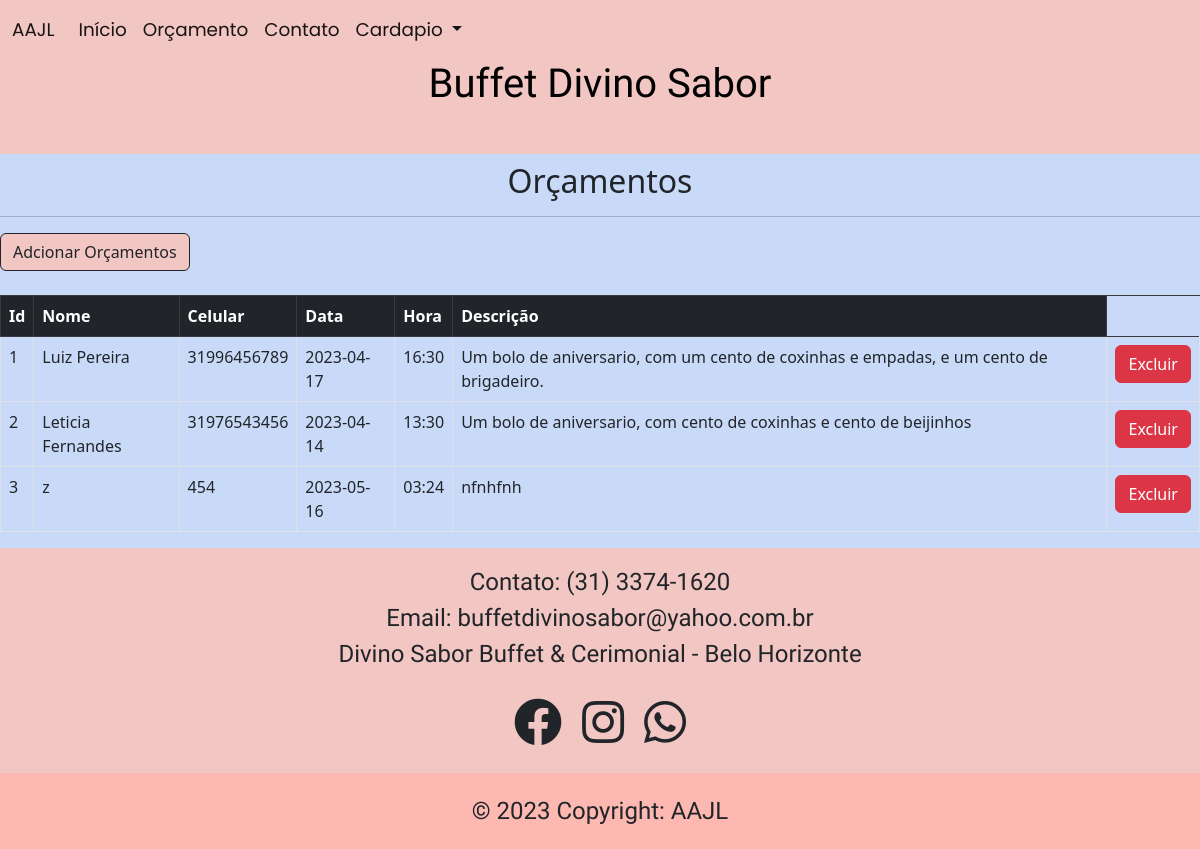
The page /orcamentos on the database its author committed.
### app.py (models this page shows, shortened)
class orcamentos(db.Model):
        id = db.Column(db.Integer, primary_key=True)
        nome = db.Column(db.String(50))
        celular = db.Column(db.String(12))
        data = db.Column(db.String(10))
        hora = db.Column(db.String(6))
        descricao = db.Column(db.String(150))

### app.py (the view)
@app.route('/orcamentos') # SELECT- LISTA A TABELA Orçamentos
def lista_orcamentos():
	return render_template("orcamentos.html", orcamentos=orcamentos.query.all())

### template/orcamentos.html
{% extends 'base.html' %}
{% block conteudo %}
<h2 style="text-align: center;">Orçamentos</h2>
<hr>
<a class="btn btn-outline-dark" href="{{url_for('cria_orcamento')}}"  style="background-color: #F2C6C2" role="button">Adcionar Orçamentos</a>
<br><br>
<table class="table table-bordered table-hover">
	<thead class="table-dark">
	    <tr>
	      <th scope="col">Id</th>
	      <th scope="col">Nome</th>
          <th scope="col">Celular</th>
          <th scope="col">Data</th>
          <th scope="col">Hora</th>
	      <th scope="col">Descrição</th>
	    </tr>
  </thead>
  <tbody>
	{% for orcamento in orcamentos %}
		<tr>
			<td>{{orcamento.id}}</td>
			<td>{{orcamento.nome}}</td>
			<td>{{orcamento.celular}}</td>
            <td>{{orcamento.data}}</td>
            <td>{{orcamento.hora}}</td>
			<td>{{orcamento.descricao}}</td>
			<td>
				<a href="{{orcamento.id}}/remove_orcamento" onclick="return confirm('Deseja excluir esse registro?')" class="btn btn-danger btn-xs">Excluir</a>
			</td>
		</tr>
	{% endfor %}
  </tbody>
</table>
{% endblock conteudo %}

### template/base.html (shortened to what this page needs)
<!DOCTYPE html>
<html>
<head>
	<link rel="stylesheet" href="https://cdn.jsdelivr.net/npm/bootstrap@5.2.3/dist/css/bootstrap.min.css">
	<link rel="stylesheet" href="/static/classes.css" />
	<link href='https://unpkg.com/boxicons@2.1.4/css/boxicons.min.css' rel='stylesheet'>
	<link rel="stylesheet" href="https://cdnjs.cloudflare.com/ajax/libs/font-awesome/5.15.2/css/all.min.css"/>
</head>
<body class="azul body-content">
	<nav class="navbar navbar-expand-lg textOpcoes " style="background-color: #F2C6C2;"  >
		<div class="container-fluid" href='\static\css\classes.css' >
		  <a class="navbar-brand textOpcoes" style="font-family: Poppins;">AAJL</a>
		  <div class="collapse navbar-collapse" id="navbarSupportedContent">
			<ul class="navbar-nav me-auto mb-2 mb-lg-0">
			  <li class="nav-item textOpcoes">
				<a class="nav-link active" aria-current="page" style="font-family: Poppins;" href="{{url_for('homepage')}}">Início</a>
			  </li>
		 <li class="nav-item textOpcoes">
			<a class="nav-link active" aria-current="page" style="font-family: Poppins;" href="{{url_for('lista_orcamentos')}}">Orçamento</a>
		  </li>
		 <li class="nav-item textOpcoes">
			<a class="nav-link active" aria-current="page" style="font-family: Poppins;" href="{{url_for('contato')}}">Contato</a>
		  </li>
			  <li class="nav-item dropdown">
				<a class="nav-link dropdown-toggle active textOpcoes" style="font-family: Poppins;" href="#" id="navbarDropdown" role="button" data-bs-toggle="dropdown" aria-expanded="false">
				  Cardapio
				</a>
		  </div>
		  </nav>
      <nav class="textNavbar" style="background-color: #F2C6C2; text-align: center;">
		<h1>Buffet Divino Sabor </h1>
		<h2 class="ExtencaoNavbar"><br></h2>
	  </nav>
	{% block conteudo %}
	{% endblock conteudo %}
	  <footer class="text-dark site-footer textfooter" style="background-color: #F2C6C2; font-family: Poppins;">
		<div class="container-fluid py-3" style="font-family: Poppins;">
		<div class="row">
		  <div class="col-12">
			<ul class="nav flex-column">
			  <li class="rodape">Contato: (31) 3374-1620<a href="#"></a></li>
			  <li class="rodape">Email: buffetdivinosabor@yahoo.com.br<a href="#"></a></li>
			  <li class="rodape">Divino Sabor Buffet & Cerimonial - Belo Horizonte<a href="#"></a></li>
			</ul>
		  </div>
		  <div class="col-12">
			<div class="footer-social-container">
				<a class="nav-link icones" href="https://www.facebook.com/"><i class="fab fa-facebook fa-3x"></i></a>
				<a class="nav-link icones" href="https://www.instagram.com/buffetdivinosabor_bh/"><i class="fab fa-instagram fa-3x"></i></a>
				<a class="nav-link icones" href="https://wa.me/"><i class="fab fa-whatsapp fa-3x"></i></a>
			</div>
		  </div>
		</div>
		</div>
		<div class="text-center rodape" style="background-color: #fdb8b1; padding: 20px;" >
		  &copy 2023 Copyright: AAJL <a href="#"></a>
		</div>
	  </footer>
</body>
</html>

### static/classes.css (style rules this page uses)
.icones { margin: 10px; }
.footer-social-container { width: 100%; display: flex; align-items: flex-end; justify-content: center; font-family: Poppins; }
.ExtencaoNavbar { text-align: center; color: #F2C6C2; }
.textNavbar { text-align: center; color: black; font-family: Amatic SC; font-size: 50rem; }
.textOpcoes { font-family: Shadows Into Light; font-size: 1.15rem; }
.textfooter { text-align: center; font-family: Poppins; }
.azul { background-color: #C9DAF8; }
.rodape { font-family: Amatic SC; font-size: 1.5rem; }

### rows shown on the page
orcamentos: id "1", nome "Luiz Pereira", celular "31996456789", data "2023-04-17", hora "16:30", descricao "Um bolo de aniversario, com um cento de coxinhas e empadas, e um cento de brigadeiro."
orcamentos: id "2", nome "Leticia Fernandes", celular "31976543456", data "2023-04-14", hora "13:30", descricao "Um bolo de aniversario, com cento de coxinhas e cento de beijinhos"
orcamentos: id "3", nome "z", celular "454", data "2023-05-16", hora "03:24", descricao "nfnhfnh"
